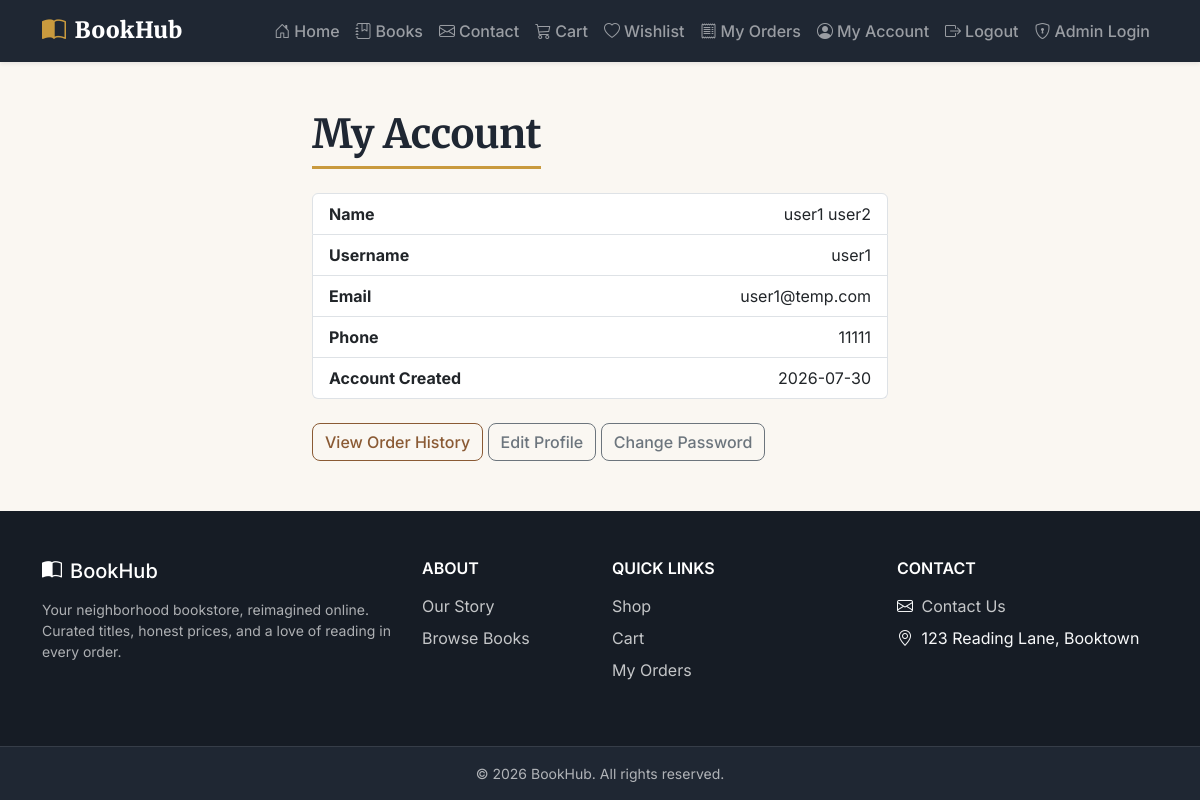
The page /account (signed in) on the database its author committed.
### models.py (models this page shows, shortened)
class Customer(db.Model):
    id = db.Column(db.Integer, primary_key=True)
    first_name = db.Column(db.String(100), nullable=False)
    last_name = db.Column(db.String(100), nullable=False)
    username = db.Column(db.String(80), unique=True, nullable=False)
    email = db.Column(db.String(150), unique=True, nullable=False)
    phone = db.Column(db.String(30), nullable=True)
    password_hash = db.Column(db.String(255), nullable=False)
    created_at = db.Column(db.DateTime, nullable=False, default=datetime.utcnow)

### app.py (the view)
@app.route("/account")
@customer_login_required
def customer_account():
    customer = Customer.query.get_or_404(session["customer_id"])
    updated = request.args.get("updated") == "1"
    return render_template("customer_account.html", customer=customer, updated=updated)

### app.py (called while the page is built)
def customer_login_required(view_func):
    @wraps(view_func)
    def wrapped_view(*args, **kwargs):
        if not session.get("customer_id"):
            return redirect(url_for("customer_login", next=request.path))
        return view_func(*args, **kwargs)
    return wrapped_view

@app.template_global()
def wishlist_item_count():
    if not session.get("customer_id"):
        return 0
    return WishlistItem.query.filter_by(customer_id=session["customer_id"]).count()

@app.template_global()
def cart_item_count():
    cart = session.get("cart", {})
    return sum(cart.values())

### templates/customer_account.html (shortened to what this page needs)
{% extends "base.html" %}
{% block content %}
<div class="container py-5" style="max-width: 600px;">
    <h1 class="mb-4">My Account</h1>
    <ul class="list-group">
        <li class="list-group-item d-flex justify-content-between">
            <strong>Name</strong>
            <span>{{ customer.first_name }} {{ customer.last_name }}</span>
        </li>
        <li class="list-group-item d-flex justify-content-between">
            <strong>Username</strong>
            <span>{{ customer.username }}</span>
        </li>
        <li class="list-group-item d-flex justify-content-between">
            <strong>Email</strong>
            <span>{{ customer.email }}</span>
        </li>
        <li class="list-group-item d-flex justify-content-between">
            <strong>Phone</strong>
            <span>{{ customer.phone or "Not provided" }}</span>
        </li>
        <li class="list-group-item d-flex justify-content-between">
            <strong>Account Created</strong>
            <span>{{ customer.created_at.strftime("%Y-%m-%d") }}</span>
        </li>
    </ul>
    <div class="mt-4">
        <a href="{{ url_for('order_history') }}" class="btn btn-outline-primary">View Order History</a>
        <a href="{{ url_for('customer_edit_profile') }}" class="btn btn-outline-secondary">Edit Profile</a>
        <a href="{{ url_for('customer_change_password') }}" class="btn btn-outline-secondary">Change Password</a>
    </div>
</div>
{% endblock %}

### static/css/style.css (style rules this page uses)
:root { --bh-navy: #1f2733; --bh-navy-dark: #161c25; --bh-primary: #8a5a34; --bh-primary-dark: #6e4527; --bh-gold: #c99a3e; --bh-cream: #faf7f2; --bh-heading-font: "Merriweather", Georgia, serif; --bh-body-font: "Inter", "Segoe UI", system-ui, -apple-system, sans-serif; }
body { display: flex; flex-direction: column; min-height: 100vh; background-color: var(--bh-cream); font-family: var(--bh-body-font); }
h1, h2, h3, h4, h5, h6 { font-family: var(--bh-heading-font); color: var(--bh-navy); }
main h1 { display: inline-block; padding-bottom: .5rem; margin-bottom: 2rem; border-bottom: 3px solid var(--bh-gold); font-weight: 700; letter-spacing: -0.01em; }
.btn { border-radius: .5rem; font-weight: 500; transition: transform .15s ease, box-shadow .15s ease; }
.btn-outline-primary { --bs-btn-color: var(--bh-primary); --bs-btn-border-color: var(--bh-primary); --bs-btn-hover-bg: var(--bh-primary); --bs-btn-hover-border-color: var(--bh-primary); --bs-btn-active-bg: var(--bh-primary); --bs-btn-active-border-color: var(--bh-primary); }

### rows shown on the page
Customer: first_name "user1", last_name "user2", username "user1", email "user1@temp.com", phone "11111", created_at "2026-07-30"
